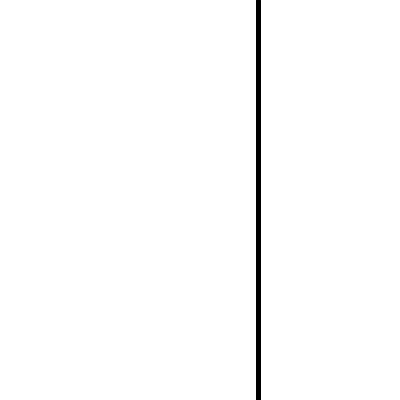
Frame 1 (no input)
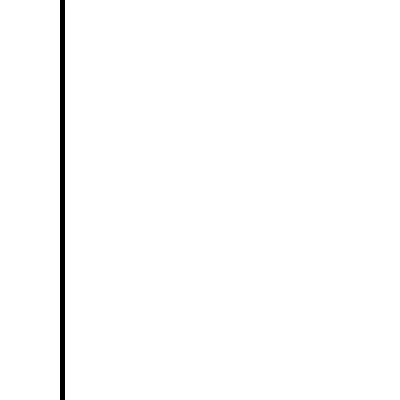
Frame 60 (the mouse pressed at the canvas centre just before this capture)
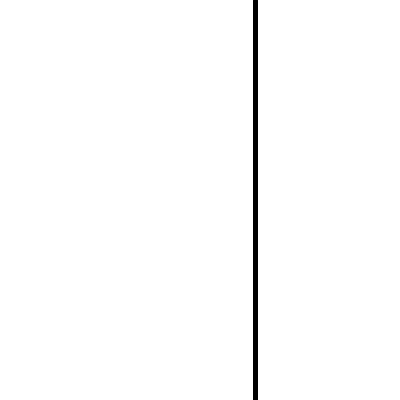
Frame 120 (the mouse held since frame 60 and released just before this capture)

The Processing sketch that drew these frames (run headless with seeded random() and noise(); from frame 60 on, the mouse is pressed at the canvas centre):

// Processing sketch: sketch_12
// ── sketch_12.pde
void setup() {
  size(400,400);
  strokeWeight(5);
  stroke(0);
}
void draw() {
  background(255);
  int line = (int) random(400);
  line(line,0,line,400);
}
